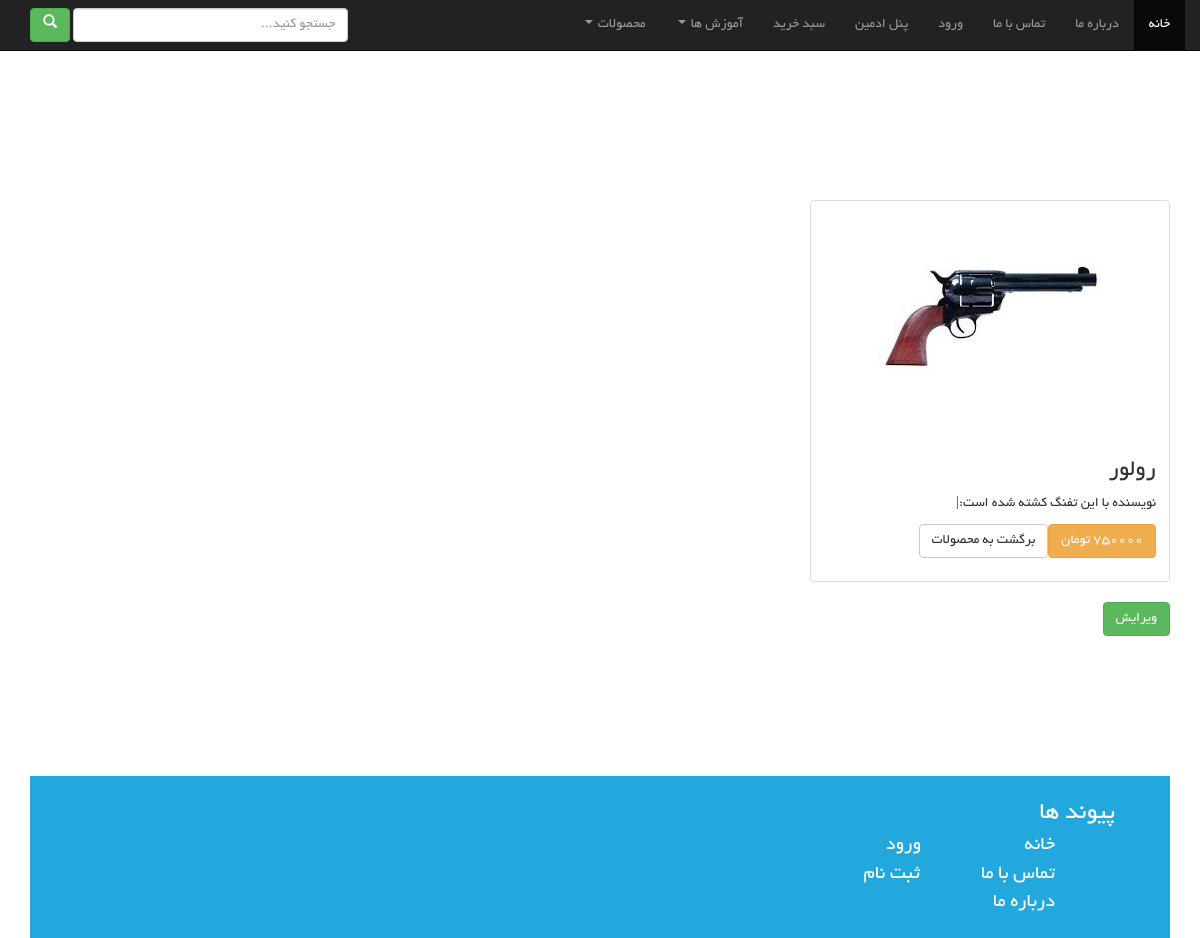
The app's page /products/1 (signed in) with its own data.
### products/models.py (models this page shows)
class Product(models.Model):
    title = models.CharField(max_length=30)
    description = models.TextField()
    price = models.IntegerField(max_length=10,default=0)
    image = models.ImageField(upload_to='products/',null=True,blank=True)
    topic = models.CharField(max_length=50,null=True)
    def __str__(self):
        return self.title

### products/views.py (the view)
# urls.py: path('products/<pk>', ProductDetailView.as_view()),
class ProductDetailView(DetailView):
    queryset = Product.objects.all()
    template_name = "products/product.html"
    def get_context_data(self, *args, object_list=None, **kwargs):
        context = super(ProductDetailView, self).get_context_data(*args, **kwargs)
        print(context)
        return context

### products/templates/products/product.html (shortened to what this page needs)
{% load static %}
<!DOCTYPE html>
<html lang="en">
<head>
    <link rel="stylesheet" href="https://maxcdn.bootstrapcdn.com/bootstrap/3.3.7/css/bootstrap.min.css">
    <link rel="stylesheet" href="https://cdnjs.cloudflare.com/ajax/libs/font-awesome/4.7.0/css/font-awesome.min.css">
    <link rel="stylesheet" href="{% static "css/boot/bootstrap-rtl.css" %}">
    <link rel="stylesheet" href="{% static "css/main-css.css" %}">
</head>
<body>
<div class="container">
    <div id="header" class="col-lg-12">
        <nav class="navbar navbar-inverse navbar-fixed-top">
            <div class="container-fluid">
                <div class="collapse navbar-collapse" id="bs-example-navbar-collapse-1">
                    <ul class="nav navbar-nav">
                        <li class="active"><a href="/">خانه <span class="sr-only">(current)</span></a></li>
                        <li><a href="/about-us">درباره ما</a></li>
                        <li><a href="/contact-us">تماس با ما</a></li>
                        <li><a href="/login">ورود</a></li>
                        {% if request.user.is_superuser %}
                            <li><a href="/admin/">پنل ادمین</a></li>
                        {% endif %}
                        {% if request.user.is_authenticated %}
                            <li><a href="/cart">سبد خرید</a></li>
                        {% endif %}
                        <li class="dropdown">
                            <a href="#" class="dropdown-toggle" data-toggle="dropdown" role="button"
                               aria-haspopup="true" aria-expanded="false">آموزش ها <span class="caret"></span></a>
                        </li>
                    </ul>
                    <ul class="nav navbar-nav navbar-right">
                        <li class="dropdown">
                            <a href="#" class="dropdown-toggle" data-toggle="dropdown" role="button"
                               aria-haspopup="true" aria-expanded="false">محصولات <span class="caret"></span></a>
                        </li>
                    </ul>
                    <form class="navbar-form navbar-left" method="GET" action="/search">
                        <div class="form-group">
                            <input type="text" name="searching" class="form-control search-bar" style="width: 275px"
                                   placeholder="جستجو کنید...">
                            <button class="btn btn-success" type="submit"><i class="glyphicon glyphicon-search "></i>
                            </button>
                        </div>
                    </form>
                </div>
            </div>
        </nav>
    </div>
    <br><br><br><br><br><br><br><br><br><br>
    <div class="row">
        {% if request.user.is_authenticated %}
            <div class="col-sm-6 col-md-4">
                <div class="thumbnail">
                    <img src="{{ object.image.url }}" alt="...">
                    <div class="caption">
                        <h3>{{ object.title }}</h3>
                        <p>{{ object.description }}</p>
                        {% if product.price < 100000 %}
                            <p><a href="#" class="btn btn-success">
                        {% elif product.price < 500000 %}
                            <p><a href="#" class="btn btn-primary">
                        {% elif product.price < 1000000 %}
                            <p><a href="#" class="btn btn-warning">
                        {% else %}
                            <p><a href="#" class="btn btn-danger">
                        {% endif %}
                            {% if object.price == 0 %}
                                رایگان
                            {% else %}
                                {{ object.price }} تومان
                            {% endif %}
                            <a href="/products"
                               class="btn btn-default"
                               role="button">برگشت به
                                محصولات</a></a></p>
                    </div>
                </div>
                {% if request.user.is_superuser %}
                    <a href="/admin/products/product/{{ object.id }}/change/" class="btn btn-success">ویرایش</a>
                {% endif %}
            </div>
        {% else %}
            <div class="row">
                <h3 class="text-danger">شما وارد نشده اید.همین الان وارد شوید</h3>
                <a href="/login" style="margin-right: 10%" class="btn btn-success">ورود</a>
            </div>
        {% endif %}
    </div>
    <br><br><br><br><br><br><br>
    <div id="footer" class="col-lg-12 Footer">
        <br>
        <div align="right">
            <span align="right" class="Footer-H">پیوند ها</span>
            <br>
            <a href="/"><span align="right" class="Footer-link">خانه</span></a>
            <a href="/login"><span class="Footer-link">ورود</span></a>
            <br>
            <a href="/contact_us"><span class="Footer-link">تماس با ما</span></a>
            <a href="/register"><span class="Footer-link-1">ثبت نام</span></a>
            <br>
            <a href="/about-us"><span class="Footer-link">درباره ما</span></a>
            <br>
        </div>
        <br>
    </div>
</div>
</body>
</html>

### assets/css/main-css.css (style rules this page uses)
nav { background-color: rgb(26, 106, 211); }
.search-bar { width: 400px; font-family: yekan; }
.thumbnail { height: 125%; }
.Footer { background-color: rgb(34, 168, 221); width: 100%; }
.Footer-H { font-family: yekan; color: white; text-align: right; margin-right: 40px; font-size: 25px; }
.Footer-link { font-family: yekan; color: white; text-align: right; margin-right: 100px; font-size: 20px; }
.Footer-link-1 { font-family: yekan; color: white; text-align: right; margin-right: 57.5px; font-size: 20px; }

### records on screen
Product: image (picture), title "رولور", description "نویسنده با این تفنگ کشته شده است:|"
